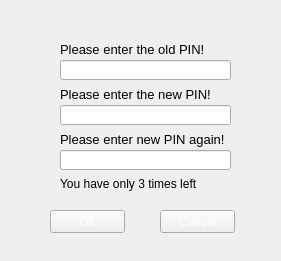
<?xml version="1.0" encoding="UTF-8"?>
<ui version="4.0">
 <class>Form</class>
 <widget class="QWidget" name="Form">
  <property name="geometry">
   <rect>
    <x>0</x>
    <y>0</y>
    <width>281</width>
    <height>261</height>
   </rect>
  </property>
  <property name="windowTitle">
   <string>Form</string>
  </property>
  <property name="styleSheet">
   <string notr="true">QWidget#Form{
background-image: url(Skin/changePin.png);
} 
QPushButton{ 
border-image:url(Skin/SmallChangeableButton_1.png);
	color: rgb(255, 255, 255);
}
QPushButton:pressed{ 
border-image:url(Skin/SmallChangeableButton_3.png);
}
QPushButton:hover{
border-image:url(Skin/SmallChangeableButton_3.png);
	color: rgb(0, 0, 0);
}
QPushButton:disabled{
border-image:url(Skin/SmallChangeableButton_2.png);
	color: rgb(0, 0, 0);
}</string>
  </property>
  <widget class="QPushButton" name="pushButtonOK">
   <property name="geometry">
    <rect>
     <x>50</x>
     <y>210</y>
     <width>75</width>
     <height>23</height>
    </rect>
   </property>
   <property name="sizePolicy">
    <sizepolicy hsizetype="Fixed" vsizetype="Fixed">
     <horstretch>0</horstretch>
     <verstretch>0</verstretch>
    </sizepolicy>
   </property>
   <property name="minimumSize">
    <size>
     <width>75</width>
     <height>23</height>
    </size>
   </property>
   <property name="maximumSize">
    <size>
     <width>75</width>
     <height>23</height>
    </size>
   </property>
   <property name="cursor">
    <cursorShape>PointingHandCursor</cursorShape>
   </property>
   <property name="styleSheet">
    <string notr="true"/>
   </property>
   <property name="text">
    <string>OK</string>
   </property>
  </widget>
  <widget class="QPushButton" name="pushButtonCancel">
   <property name="geometry">
    <rect>
     <x>160</x>
     <y>210</y>
     <width>75</width>
     <height>23</height>
    </rect>
   </property>
   <property name="sizePolicy">
    <sizepolicy hsizetype="Fixed" vsizetype="Fixed">
     <horstretch>0</horstretch>
     <verstretch>0</verstretch>
    </sizepolicy>
   </property>
   <property name="minimumSize">
    <size>
     <width>75</width>
     <height>23</height>
    </size>
   </property>
   <property name="maximumSize">
    <size>
     <width>75</width>
     <height>23</height>
    </size>
   </property>
   <property name="cursor">
    <cursorShape>PointingHandCursor</cursorShape>
   </property>
   <property name="styleSheet">
    <string notr="true"/>
   </property>
   <property name="text">
    <string>Cancel</string>
   </property>
  </widget>
  <widget class="QLineEdit" name="lineEditNewPin">
   <property name="geometry">
    <rect>
     <x>60</x>
     <y>105</y>
     <width>171</width>
     <height>20</height>
    </rect>
   </property>
  </widget>
  <widget class="QLabel" name="labelNewPin">
   <property name="geometry">
    <rect>
     <x>60</x>
     <y>86</y>
     <width>175</width>
     <height>16</height>
    </rect>
   </property>
   <property name="font">
    <font>
     <pointsize>10</pointsize>
    </font>
   </property>
   <property name="text">
    <string>Please enter the new PIN!</string>
   </property>
  </widget>
  <widget class="QLineEdit" name="lineEditRepeatPin">
   <property name="geometry">
    <rect>
     <x>60</x>
     <y>150</y>
     <width>171</width>
     <height>20</height>
    </rect>
   </property>
  </widget>
  <widget class="QLabel" name="labelLeftTime">
   <property name="geometry">
    <rect>
     <x>60</x>
     <y>176</y>
     <width>156</width>
     <height>16</height>
    </rect>
   </property>
   <property name="text">
    <string>You have only 3 times left</string>
   </property>
  </widget>
  <widget class="QLabel" name="labelOldPin">
   <property name="geometry">
    <rect>
     <x>60</x>
     <y>41</y>
     <width>175</width>
     <height>16</height>
    </rect>
   </property>
   <property name="font">
    <font>
     <pointsize>10</pointsize>
    </font>
   </property>
   <property name="text">
    <string>Please enter the old PIN!</string>
   </property>
  </widget>
  <widget class="QLabel" name="labelNewPinAgain">
   <property name="geometry">
    <rect>
     <x>60</x>
     <y>131</y>
     <width>189</width>
     <height>16</height>
    </rect>
   </property>
   <property name="font">
    <font>
     <pointsize>10</pointsize>
    </font>
   </property>
   <property name="text">
    <string>Please enter new PIN again!</string>
   </property>
  </widget>
  <widget class="QLineEdit" name="lineEditOldPin">
   <property name="geometry">
    <rect>
     <x>60</x>
     <y>60</y>
     <width>171</width>
     <height>20</height>
    </rect>
   </property>
  </widget>
 </widget>
 <resources/>
 <connections/>
</ui>
